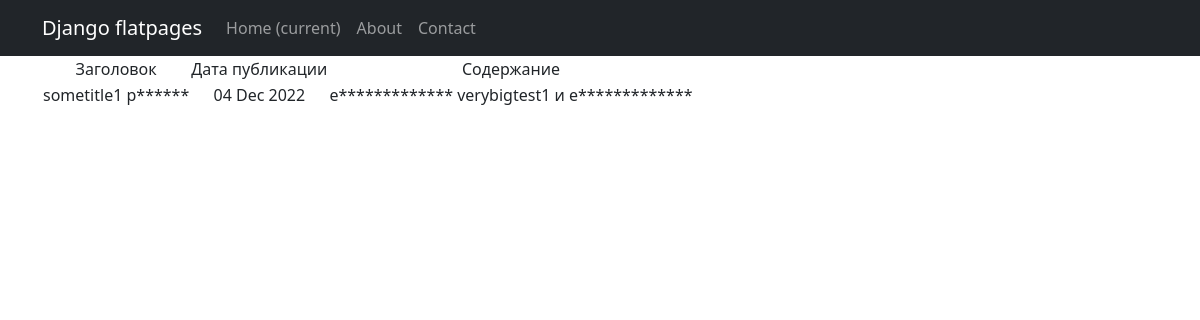
Screenshot of /news/1 with the database file from the repository.
### news/models.py (models this page shows, shortened)
class Post(models.Model):
    author = models.ForeignKey(Author, on_delete=models.CASCADE)
    NEWS = 'NW'
    PAPER = 'PR'
    CATEGORY_CHOICES = (
        (NEWS, 'Новость'),
        (PAPER, 'Статья'),
    )
    choices = models.CharField(max_length=2, choices=CATEGORY_CHOICES, default=NEWS)
    datatime_of_creation = models.DateTimeField(auto_now_add=True)
    category = models.ManyToManyField(Category, through='PostCategory')
    heading = models.CharField(max_length=128)
    text = models.TextField()
    rating = models.IntegerField(default=0)

### news/views.py (the view)
# urls.py: path('<int:pk>', PostDetail.as_view()),
class PostDetail(DetailView):
    model = Post
    template_name = 'post.html'
    context_object_name = 'post'

### news/templatetags/custom_filters.py (called while the page is built)
@register.filter()
def censor(value):
    filthy_list = ['редиска', 'ещеплохоеслово']
    if not isinstance(value, str):
        raise TypeError(f'unresolved type {type(value)}, expected type "str"')
    words = value.split()
    for word in words:
        if word in filthy_list:
            value = value.replace(word, f'{word[0]}{"*" * (len(word) - 1)}')
            return value
    return value

### templates/post.html (shortened to what this page needs)
{% extends 'flatpages/default.html' %}
{% load custom_filters %}
{% block content %}
 <table>
     <tr>
         <td>Заголовок</td>
         <td>Дата публикации</td>
         <td>Содержание</td>
     </tr>
     <tr>
         <td>{{ post.heading|censor }}</td>
         <td>{{ post.datatime_of_creation|date:'d M Y' }}</td>
         <td>{{ post.text|censor }}</td>
     </tr>
 </table>
{% endblock content %}

### rows the page displays
Post: heading|censor "sometitle1 р******", datatime_of_creation "04 Dec 2022", text|censor "е************* verybigtest1 и е*************"
